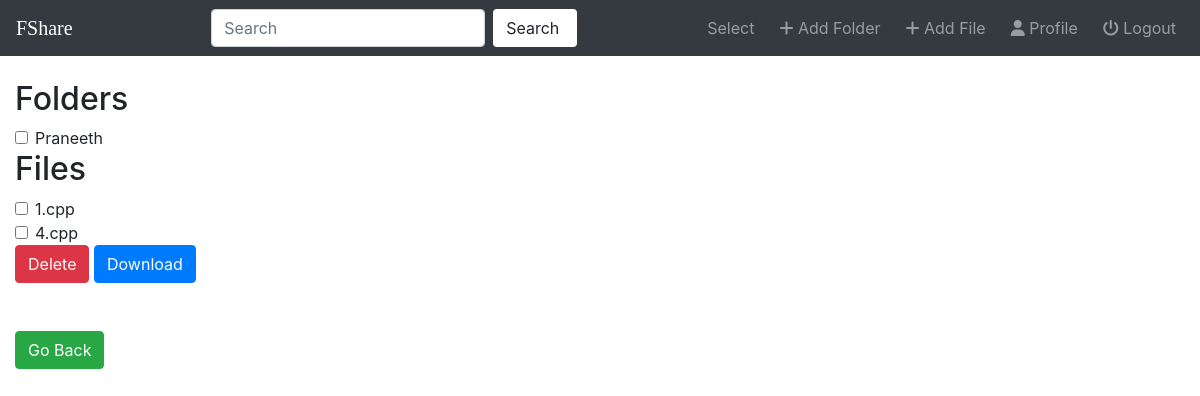
Page /fileshare/select/23/ on the earlier database version.
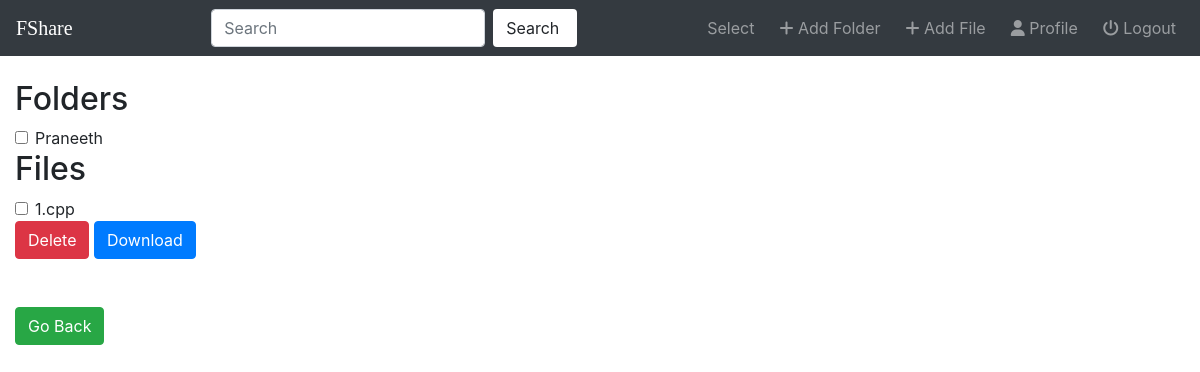
Same page on the later database version.
### fileshare/models.py (models this page shows, shortened)
class Folder(models.Model):
    user = models.ForeignKey(User,on_delete=models.CASCADE,default=1)
    name = models.CharField(max_length=50)
    linkedfolder = models.ForeignKey("self",on_delete=models.CASCADE,null=True,blank=True)
    lastmodified = models.DateTimeField(auto_now=True)
    def __str__(self):
        return self.name

class File(models.Model):
    user = models.ForeignKey(User,on_delete=models.CASCADE,default=1)
    folder=models.ForeignKey(Folder,on_delete=models.CASCADE,null=True,blank=True)
    name = models.CharField(max_length=50,null=True,blank=True)
    file=models.FileField();
    created_on = models.DateTimeField(auto_now_add=True)
    def __str__(self):
        return self.name

### fileshare/views.py (the view)
# urls.py: path('select/<int:pk>/',views.select,name='select'),
def select(request,pk):
    folder = get_object_or_404(Folder,pk=pk)
    files = folder.file_set.all()
    folders = folder.folder_set.all()
    context={'folder':folder,'folders':folders,'files':files}
    return render(request,'fileshare/select.html',context)

### fileshare/templates/fileshare/select.html (shortened to what this page needs)
{% extends 'fileshare/base.html'%}
{% block body %}
<form action="{% url 'fileshare:list_delete' folder.pk %}" method="get">
  <h2>Folders</h2>
  {% for f in folders %}
    <div class="form-check">
      <label class="form-check-label" for="check1">
        <input type="checkbox" class="form-check-input" id="check1{{f.pk}}" name="folder" value="{{ f.pk }}">{{ f }}
      </label>
    </div>
  {% endfor %}
  <h2>Files</h2>
  {% for f in files %}
    <div class="form-check">
      <label class="form-check-label" for="check1">
        <input type="checkbox" class="form-check-input" id="check2{{f.pk}}" name="file" value="{{ f.pk }}">{{ f }}
      </label>
    </div>
  {% endfor %}
  <button type="button" class="btn btn-danger" data-toggle="modal" data-target="#myModal"> Delete </button>
  <button type="submit" class="btn btn-primary" formaction="{% url 'fileshare:list_download' %}">Download</button>
</form>
<br>
<br>
<a href="{% url 'fileshare:detail' folder.pk %}""><button type="button" class="btn btn-success">Go Back</button></a>
{% endblock %}

Differences in the rows shown:
removed File: name "4.cpp"
